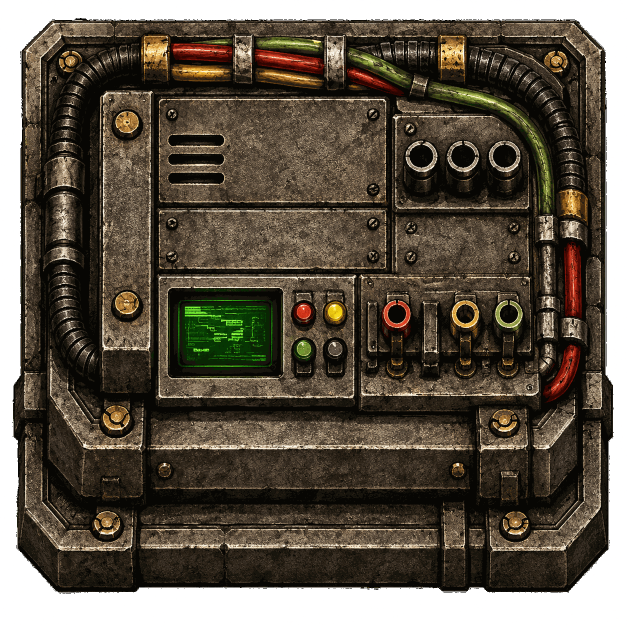
#> input picture tech-priests_0.1.628/graphics/entity/martian-micro/tech-priests-emergency-miner.png, 1254 x 1254 px, found by its file name (shown at 1/2 size)
$ python inspect_sprite.py --out out.png
#> lines starting #> are read from the running program, lines starting #| are printed output that depends on the picture
"""Inspect the canonical Emergency Miner artwork without modifying it."""
from __future__ import annotations
import argparse
import base64
import hashlib
import json
from pathlib import Path
from PIL import Image

ROOT = Path(__file__).resolve().parents[3]
CANONICAL = ROOT / "tech-priests_src/graphics/entity/martian-micro/tech-priests-emergency-miner.png"
ICON = ROOT / "tech-priests_src/graphics/icons/martian-micro/tech-priests-emergency-miner.png"


def preview(original: Path, destination: Path, label: str, max_side: int) -> dict:
#> called with label = 'source', max_side = 680
    raw = original.read_bytes()
    with Image.open(original) as source:
#> source is the input picture: PIL image 1254x1254 P; mean R, G, B, A 61.6, 52.3, 38.1, 215.5
        image = source.convert("RGBA")
    alpha = image.getchannel("A")
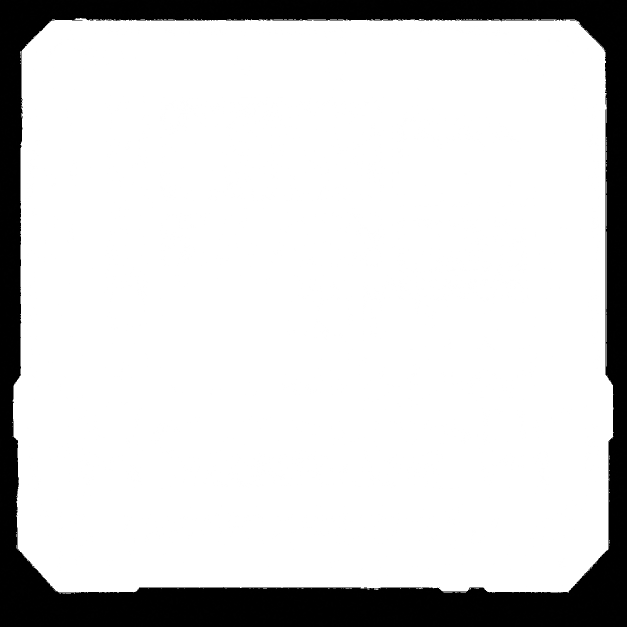
#> alpha: PIL image 1254x1254 L (shown at 1/2 size); min 0, max 255, mean 215.5
    bbox = alpha.getbbox()
#> bbox = (0, 0, 1254, 1254)
    if not bbox:
        raise RuntimeError(f"{label}: completely transparent source")
    background = Image.new("RGBA", image.size, (190, 191, 187, 255))
    background.alpha_composite(image)
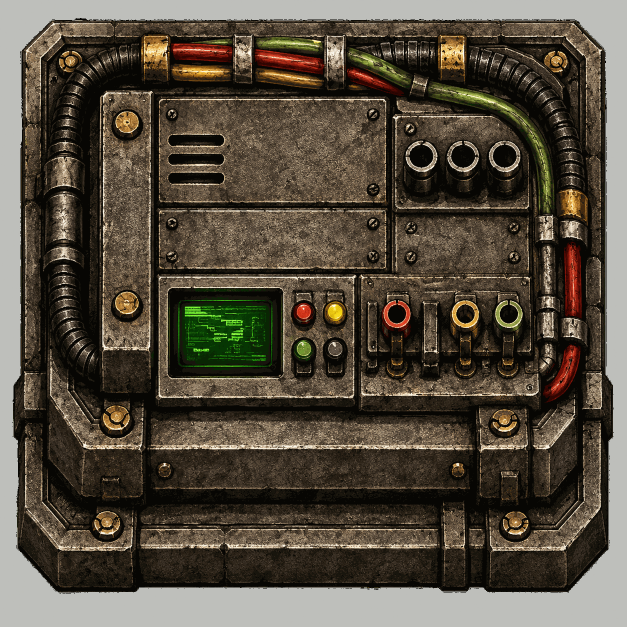
#> background: PIL image 1254x1254 RGBA (shown at 1/2 size); mean R, G, B, A 85.6, 77, 63.5, 255
    rgb = background.convert("RGB")
    rgb.thumbnail((max_side, max_side), Image.Resampling.LANCZOS)
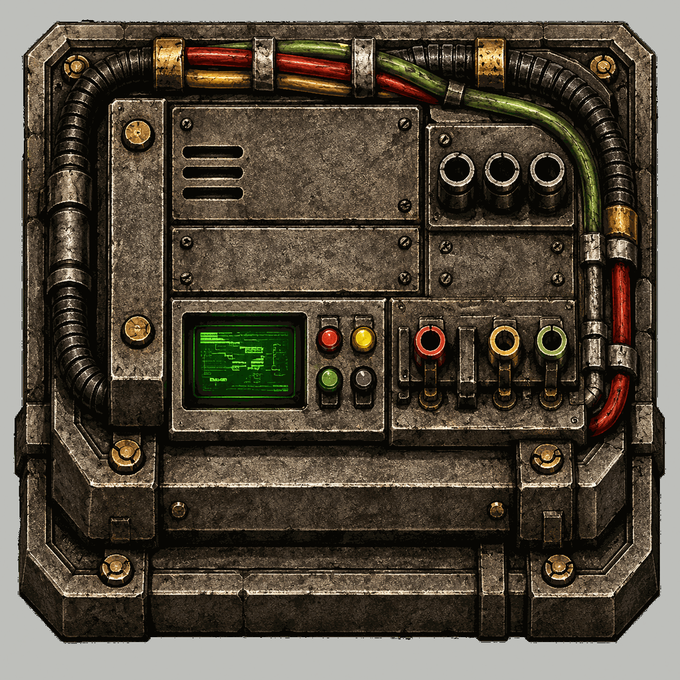
#> rgb: PIL image 680x680 RGB; mean R, G, B 85.6, 77.1, 63.5
    destination.parent.mkdir(parents=True, exist_ok=True)
    rgb.save(destination, "JPEG", quality=82, optimize=True, subsampling=0)
    return {
        "file": str(original.relative_to(ROOT)),
        "sha256": hashlib.sha256(raw).hexdigest(),
        "size": list(image.size),
        "mode": "RGBA",
        "alpha_content_bbox_xyxy": list(bbox),
        "alpha_opaque_pixels": sum(1 for v in alpha.getdata() if v == 255),
        "alpha_visible_pixels": sum(1 for v in alpha.getdata() if v != 0),
        "preview_size": list(rgb.size),
        "preview_file": destination.name,
    }


def output_preview(label: str, location: Path) -> None:
    # Useful for source inspection through authenticated GitHub Actions logs,
    # without adding an image generation service to the build.
    print("BEGIN_IMAGE_BASE64_" + label, flush=True)
    data = base64.b64encode(location.read_bytes()).decode("ascii")
    for i in range(0, len(data), 116):
        print(data[i:i+116], flush=True)
    print("END_IMAGE_BASE64_" + label, flush=True)


def main() -> None:
    parser = argparse.ArgumentParser()
    parser.add_argument("--out", required=True, type=Path)
    parser.add_argument("--print-preview", action="store_true")
    args = parser.parse_args()
    output = args.out.resolve()
    data = {
        "asset": "tech-priests-emergency-miner",
        "source": preview(CANONICAL, output / "source_reference.jpg", "source", 680),
        "icon": preview(ICON, output / "source_icon.jpg", "icon", 240),
        "source_is_only_accepted_visual_authority": True,
        "mesh_visual_acceptance": "pending",
    }
#> call 2 of preview, with label = 'icon', max_side = 240
#> in preview (call 2), `rgb.thumbnail((max_side, max_side), Image.Resampling.LANCZOS)`:
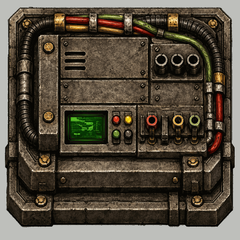
#> rgb: PIL image 240x240 RGB; mean R, G, B 85.7, 77.2, 63.6
    (output / "source_measurements.json").write_text(json.dumps(data, indent=2) + "\n", encoding="utf-8")
    print("EMERGENCY_MINER_SOURCE_MEASUREMENTS " + json.dumps(data, separators=(",", ":")), flush=True)
#> (printed output is left out)
    if args.print_preview:
        output_preview("EMERGENCY_MINER", output / "source_reference.jpg")
        output_preview("EMERGENCY_MINER_ICON", output / "source_icon.jpg")


if __name__ == "__main__":
    main()
